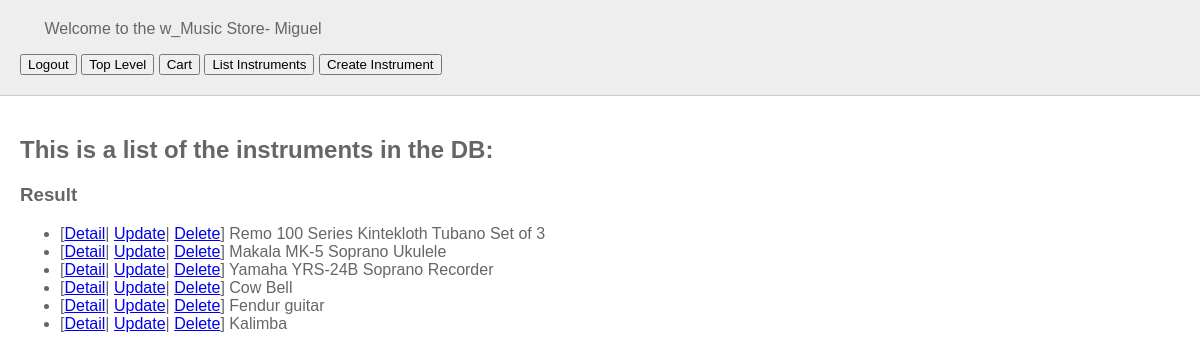
/instruments/show/all (signed in), run on an earlier commit of the app's database.
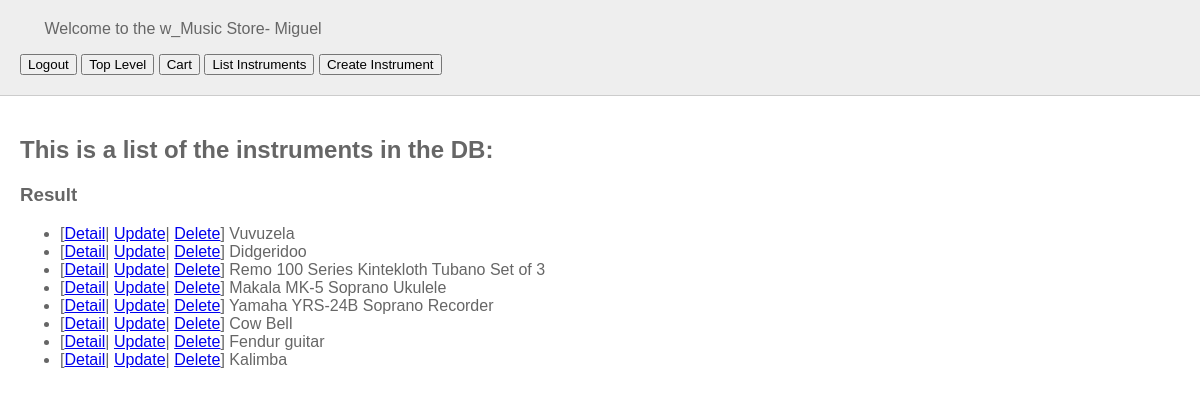
And on a later commit of the database.
### tables this page shows
CREATE TABLE "instruments" (
	"ref_num"	INTEGER,
	"name"	TEXT NOT NULL,
	"category"	TEXT NOT NULL,
	"image"	TEXT NOT NULL,
	PRIMARY KEY("ref_num")
);

### micro_webapp.py (the view)
@app.route('/instruments/show/all')
def show_all():
    if 'role' not in session or session['role']!='admin':
        res = "for admin only, please login"
        return render_template('messages.html', message=res)
    return render_template('index.html', instruments=instruments.Instrument.getall())

### instruments.py (called while the page is built)
    @classmethod
    def connectdb(cls):
        global conn
        conn = sqlite3.connect("music_store.db")
        return conn.cursor()

    @classmethod
    def disconnectdb(cls):
        conn.close()

    @classmethod
    def makelist(cls):
        cls.cu = cls.connectdb()
        cls.cu.execute("SELECT * FROM instruments")
        return cls.cu

    @classmethod
    def getall(cls):
        cls.res = [{"ref_num":row[0], "category": row[2],"name":row[1], "url":row[3]} for row in cls.makelist()]
        cls.disconnectdb()
        return cls.res

### templates/index.html (shortened to what this page needs)
{% extends 'base.html' %}
{% block body %}
<header>
    Welcome to the w_Music Store- {{session['username']}} <p>
    <div class="tab">
        <input type="button" onclick="location.href='{{url_for("logout")}}';" value="Logout" />
        <input type="button" onclick="location.href='/';" value="Top Level" />
        <input type="button" onclick="location.href='/cart/show/all';" value="Cart" />
        <input type="button" onclick="location.href='/instruments/show/all';" value="List Instruments" />
        <input type="button" onclick="location.href='/instruments/create';" value="Create Instrument" />
      </div>
    </header>
    <section>
        <h1>This is a list of the instruments in the DB:</h1>
        <h3>Result</h3>
        {% if instruments %}
            <ul>
            {% for instrument in instruments %}
            <li>[<a href="/instruments/show/{{instrument['ref_num']}}">Detail</a>|
                <a href="/instruments/update/{{instrument['ref_num']}}">Update</a>|
                <a href="/instruments/delete/{{instrument['ref_num']}}">Delete</a>]  {{instrument["name"]}}</li>
            {% endfor %}
            </ul>
        {% endif %}
    </section>
    <br>
{% endblock %}

### templates/base.html (shortened to what this page needs)
<!DOCTYPE html>
<html lang="en">
<head>
    <link rel="stylesheet" href="{{ url_for('static', filename='css/main.css') }}">
 </head>
<body>
    {% block body %}{% endblock %}
</body>
</html>

### static/css/main.css (style rules this page uses)
body, html { margin: 0; font-family: sans-serif; }
header { background: #eee; border-bottom: 1px solid #ccc; padding: 20px; color: #666; }
section { color: #666; padding: 20px; }

What changed in the data, as far as the page shows it:
added instruments: name "Vuvuzela"
added instruments: name "Didgeridoo"
